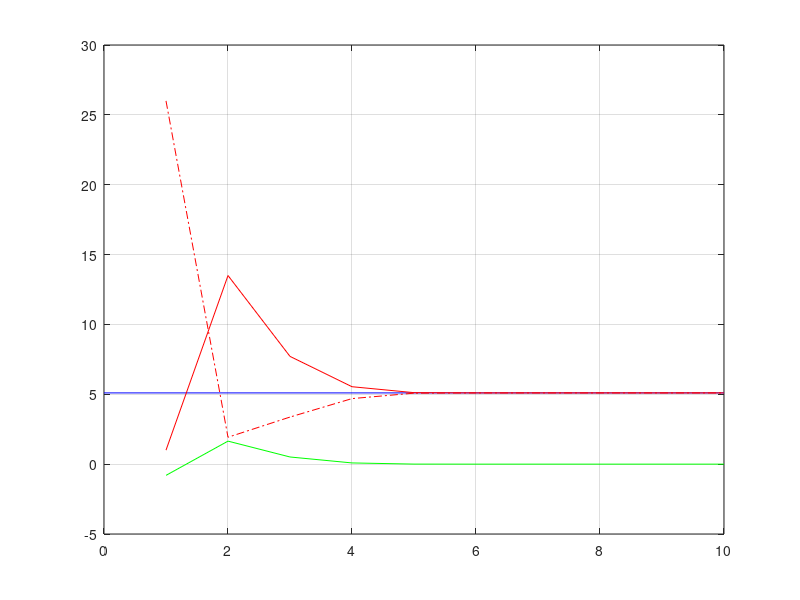

Here is the MATLAB script that generated this plot:
a=26;
n=10;
g=1;
     sq(1)=g;
     for i=2:n
      sq(i)= 0.5*(sq(i-1) + a/sq(i-1));
     end
     hold off
     plot([0 n],[sqrt(a) sqrt(a)],'b')
     hold on
     plot(sq,'r')
     plot(a./sq,'r-.')
     plot((sq-sqrt(a))/sqrt(a),'g')
     grid on

 
